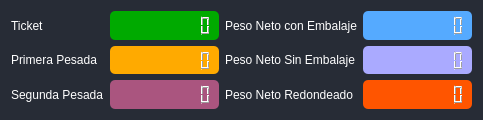
                    <widget class="QFrame" name="frame">
                     <property name="minimumSize">
                      <size>
                       <width>0</width>
                       <height>120</height>
                      </size>
                     </property>
                     <property name="maximumSize">
                      <size>
                       <width>16777215</width>
                       <height>120</height>
                      </size>
                     </property>
                     <property name="styleSheet">
                      <string notr="true">background-color: rgb(39, 44, 54);
border-radius: 5px;</string>
                     </property>
                     <property name="frameShape">
                      <enum>QFrame::StyledPanel</enum>
                     </property>
                     <property name="frameShadow">
                      <enum>QFrame::Raised</enum>
                     </property>
                     <layout class="QHBoxLayout" name="horizontalLayout_6">
                      <item>
                       <layout class="QGridLayout" name="gridLayout_2">
                        <item row="1" column="2">
                         <widget class="QLabel" name="label_5">
                          <property name="styleSheet">
                           <string notr="true">color: rgb(255, 255, 255);
font: 75 12pt &quot;MS Shell Dlg 2&quot;;</string>
                          </property>
                          <property name="text">
                           <string>Peso Neto Sin Embalaje</string>
                          </property>
                         </widget>
                        </item>
                        <item row="1" column="1">
                         <widget class="QLCDNumber" name="lcdNumber_3">
                          <property name="styleSheet">
                           <string notr="true">color: rgb(255, 255, 255);
background-color: rgb(255, 170, 0);</string>
                          </property>
                          <property name="digitCount">
                           <number>10</number>
                          </property>
                         </widget>
                        </item>
                        <item row="1" column="3">
                         <widget class="QLCDNumber" name="lcdNumber_4">
                          <property name="styleSheet">
                           <string notr="true">color: rgb(255, 255, 255);
background-color: rgb(170, 170, 255);</string>
                          </property>
                          <property name="digitCount">
                           <number>10</number>
                          </property>
                         </widget>
                        </item>
                        <item row="0" column="3">
                         <widget class="QLCDNumber" name="lcdNumber_1">
                          <property name="styleSheet">
                           <string notr="true">color: rgb(255, 255, 255);
background-color: rgb(85, 170, 255);</string>
                          </property>
                          <property name="digitCount">
                           <number>10</number>
                          </property>
                         </widget>
                        </item>
                        <item row="2" column="3">
                         <widget class="QLCDNumber" name="lcdNumber_6">
                          <property name="styleSheet">
                           <string notr="true">color: rgb(255, 255, 255);
background-color: rgb(255, 85, 0);</string>
                          </property>
                          <property name="digitCount">
                           <number>10</number>
                          </property>
                         </widget>
                        </item>
                        <item row="0" column="0">
                         <widget class="QLabel" name="label_2">
                          <property name="styleSheet">
                           <string notr="true">color: rgb(255, 255, 255);
font: 75 12pt &quot;MS Shell Dlg 2&quot;;</string>
                          </property>
                          <property name="text">
                           <string>Ticket</string>
                          </property>
                         </widget>
                        </item>
                        <item row="1" column="0">
                         <widget class="QLabel" name="label_4">
                          <property name="styleSheet">
                           <string notr="true">color: rgb(255, 255, 255);
font: 75 12pt &quot;MS Shell Dlg 2&quot;;</string>
                          </property>
                          <property name="text">
                           <string>Primera Pesada</string>
                          </property>
                         </widget>
                        </item>
                        <item row="0" column="1">
                         <widget class="QLCDNumber" name="lcdNumber_9">
                          <property name="styleSheet">
                           <string notr="true">color: rgb(255, 255, 255);
background-color: rgb(0, 170, 0);</string>
                          </property>
                          <property name="digitCount">
                           <number>10</number>
                          </property>
                         </widget>
                        </item>
                        <item row="2" column="0">
                         <widget class="QLabel" name="label_6">
                          <property name="styleSheet">
                           <string notr="true">color: rgb(255, 255, 255);
font: 75 12pt &quot;MS Shell Dlg 2&quot;;</string>
                          </property>
                          <property name="text">
                           <string>Segunda Pesada</string>
                          </property>
                         </widget>
                        </item>
                        <item row="0" column="2">
                         <widget class="QLabel" name="label_3">
                          <property name="styleSheet">
                           <string notr="true">color: rgb(255, 255, 255);
font: 75 12pt &quot;MS Shell Dlg 2&quot;;</string>
                          </property>
                          <property name="text">
                           <string>Peso Neto con Embalaje</string>
                          </property>
                         </widget>
                        </item>
                        <item row="2" column="2">
                         <widget class="QLabel" name="label_7">
                          <property name="styleSheet">
                           <string notr="true">color: rgb(255, 255, 255);
font: 75 12pt &quot;MS Shell Dlg 2&quot;;</string>
                          </property>
                          <property name="text">
                           <string>Peso Neto Redondeado</string>
                          </property>
                         </widget>
                        </item>
                        <item row="2" column="1">
                         <widget class="QLCDNumber" name="lcdNumber_7">
                          <property name="styleSheet">
                           <string notr="true">color: rgb(255, 255, 255);
background-color: rgb(170, 85, 127);</string>
                          </property>
                          <property name="digitCount">
                           <number>10</number>
                          </property>
                         </widget>
                        </item>
                       </layout>
                      </item>
                     </layout>
                    </widget>
